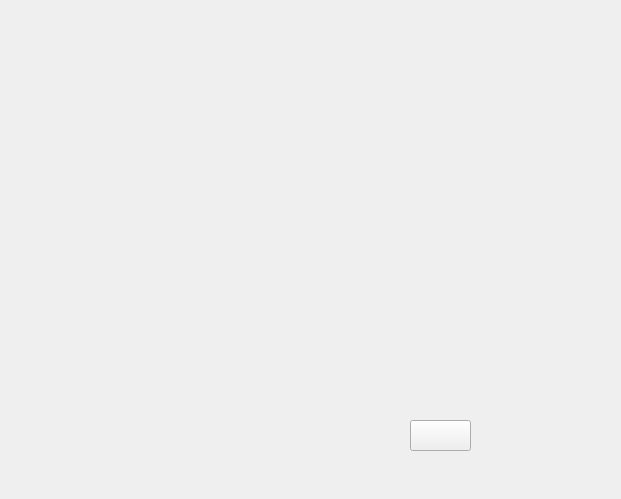
<?xml version="1.0" encoding="UTF-8"?>
<ui version="4.0">
 <class>Widget</class>
 <widget class="QWidget" name="Widget">
  <property name="geometry">
   <rect>
    <x>0</x>
    <y>0</y>
    <width>621</width>
    <height>499</height>
   </rect>
  </property>
  <property name="windowTitle">
   <string>Widget</string>
  </property>
  <widget class="QPushButton" name="pushButton">
   <property name="geometry">
    <rect>
     <x>410</x>
     <y>420</y>
     <width>61</width>
     <height>31</height>
    </rect>
   </property>
   <property name="text">
    <string/>
   </property>
  </widget>
 </widget>
 <layoutdefault spacing="6" margin="11"/>
 <resources/>
 <connections/>
</ui>
